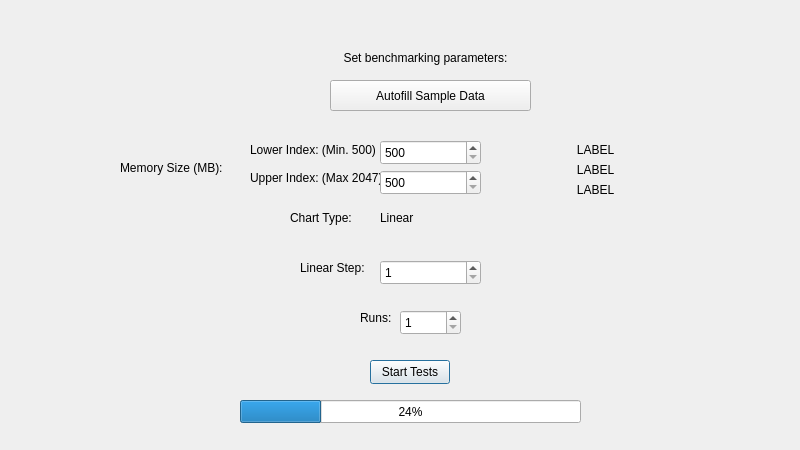
<?xml version="1.0" encoding="UTF-8"?>
<ui version="4.0">
 <class>RCDMemtransfer</class>
 <widget class="QDialog" name="RCDMemtransfer">
  <property name="geometry">
   <rect>
    <x>0</x>
    <y>0</y>
    <width>800</width>
    <height>450</height>
   </rect>
  </property>
  <property name="windowTitle">
   <string>Dialog</string>
  </property>
  <widget class="QPushButton" name="btnStart">
   <property name="geometry">
    <rect>
     <x>370</x>
     <y>360</y>
     <width>80</width>
     <height>24</height>
    </rect>
   </property>
   <property name="text">
    <string>Start Tests</string>
   </property>
  </widget>
  <widget class="QSpinBox" name="spinRuns">
   <property name="geometry">
    <rect>
     <x>400</x>
     <y>310</y>
     <width>61</width>
     <height>25</height>
    </rect>
   </property>
   <property name="minimum">
    <number>1</number>
   </property>
  </widget>
  <widget class="QLabel" name="labelRuns">
   <property name="geometry">
    <rect>
     <x>360</x>
     <y>310</y>
     <width>49</width>
     <height>16</height>
    </rect>
   </property>
   <property name="text">
    <string>Runs:</string>
   </property>
  </widget>
  <widget class="QLabel" name="labelBenPar">
   <property name="geometry">
    <rect>
     <x>320</x>
     <y>50</y>
     <width>211</width>
     <height>16</height>
    </rect>
   </property>
   <property name="text">
    <string>Set benchmarking parameters:</string>
   </property>
   <property name="alignment">
    <set>Qt::AlignmentFlag::AlignCenter</set>
   </property>
  </widget>
  <widget class="QLabel" name="label">
   <property name="geometry">
    <rect>
     <x>120</x>
     <y>160</y>
     <width>111</width>
     <height>16</height>
    </rect>
   </property>
   <property name="text">
    <string>Memory Size (MB):</string>
   </property>
  </widget>
  <widget class="QLabel" name="label_2">
   <property name="geometry">
    <rect>
     <x>250</x>
     <y>140</y>
     <width>131</width>
     <height>20</height>
    </rect>
   </property>
   <property name="text">
    <string>Lower Index: (Min. 500)</string>
   </property>
  </widget>
  <widget class="QLabel" name="label_3">
   <property name="geometry">
    <rect>
     <x>250</x>
     <y>170</y>
     <width>131</width>
     <height>16</height>
    </rect>
   </property>
   <property name="text">
    <string>Upper Index: (Max 2047)</string>
   </property>
  </widget>
  <widget class="QSpinBox" name="spinLower">
   <property name="geometry">
    <rect>
     <x>380</x>
     <y>140</y>
     <width>101</width>
     <height>25</height>
    </rect>
   </property>
   <property name="minimum">
    <number>500</number>
   </property>
   <property name="maximum">
    <number>2047</number>
   </property>
  </widget>
  <widget class="QSpinBox" name="spinUpper">
   <property name="geometry">
    <rect>
     <x>380</x>
     <y>170</y>
     <width>101</width>
     <height>25</height>
    </rect>
   </property>
   <property name="minimum">
    <number>500</number>
   </property>
   <property name="maximum">
    <number>2047</number>
   </property>
  </widget>
  <widget class="QLabel" name="label_4">
   <property name="geometry">
    <rect>
     <x>290</x>
     <y>210</y>
     <width>81</width>
     <height>16</height>
    </rect>
   </property>
   <property name="text">
    <string>Chart Type:</string>
   </property>
  </widget>
  <widget class="QSpinBox" name="spinLinear">
   <property name="geometry">
    <rect>
     <x>380</x>
     <y>260</y>
     <width>101</width>
     <height>25</height>
    </rect>
   </property>
   <property name="minimum">
    <number>1</number>
   </property>
   <property name="maximum">
    <number>1000</number>
   </property>
  </widget>
  <widget class="QLabel" name="labelLinear">
   <property name="geometry">
    <rect>
     <x>300</x>
     <y>260</y>
     <width>81</width>
     <height>16</height>
    </rect>
   </property>
   <property name="text">
    <string>Linear Step:</string>
   </property>
  </widget>
  <widget class="QPushButton" name="btnAutofill">
   <property name="geometry">
    <rect>
     <x>330</x>
     <y>80</y>
     <width>201</width>
     <height>31</height>
    </rect>
   </property>
   <property name="text">
    <string>Autofill Sample Data</string>
   </property>
  </widget>
  <widget class="QLabel" name="labelWarning">
   <property name="geometry">
    <rect>
     <x>490</x>
     <y>140</y>
     <width>211</width>
     <height>21</height>
    </rect>
   </property>
   <property name="text">
    <string>LABEL</string>
   </property>
   <property name="textFormat">
    <enum>Qt::TextFormat::RichText</enum>
   </property>
   <property name="alignment">
    <set>Qt::AlignmentFlag::AlignCenter</set>
   </property>
  </widget>
  <widget class="QLabel" name="labelWarning_2">
   <property name="geometry">
    <rect>
     <x>490</x>
     <y>160</y>
     <width>211</width>
     <height>21</height>
    </rect>
   </property>
   <property name="text">
    <string>LABEL</string>
   </property>
   <property name="textFormat">
    <enum>Qt::TextFormat::RichText</enum>
   </property>
   <property name="alignment">
    <set>Qt::AlignmentFlag::AlignCenter</set>
   </property>
  </widget>
  <widget class="QLabel" name="labelWarning_3">
   <property name="geometry">
    <rect>
     <x>490</x>
     <y>180</y>
     <width>211</width>
     <height>21</height>
    </rect>
   </property>
   <property name="text">
    <string>LABEL</string>
   </property>
   <property name="textFormat">
    <enum>Qt::TextFormat::RichText</enum>
   </property>
   <property name="alignment">
    <set>Qt::AlignmentFlag::AlignCenter</set>
   </property>
  </widget>
  <widget class="QLabel" name="label_5">
   <property name="geometry">
    <rect>
     <x>380</x>
     <y>210</y>
     <width>81</width>
     <height>16</height>
    </rect>
   </property>
   <property name="text">
    <string>Linear</string>
   </property>
  </widget>
  <widget class="QProgressBar" name="progressBar">
   <property name="geometry">
    <rect>
     <x>240</x>
     <y>400</y>
     <width>341</width>
     <height>23</height>
    </rect>
   </property>
   <property name="value">
    <number>24</number>
   </property>
  </widget>
 </widget>
 <resources/>
 <connections/>
</ui>
